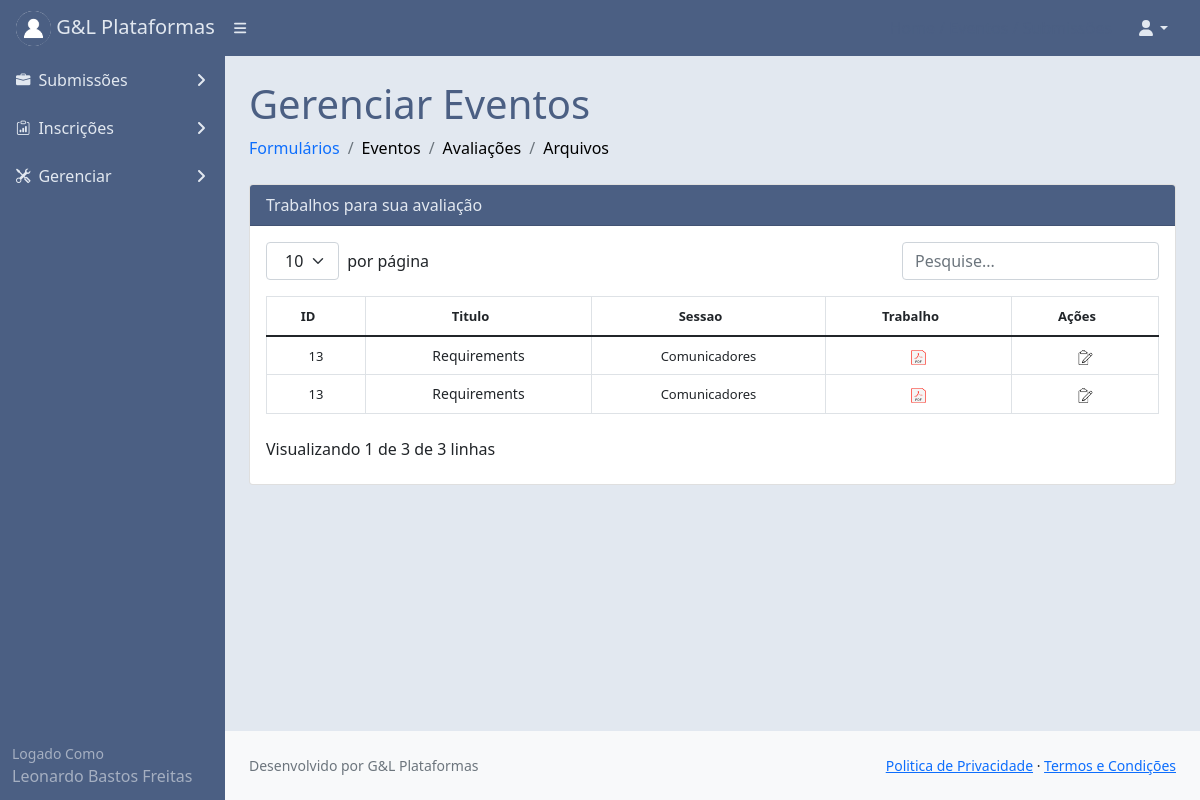
Page /avaliartrabalho/ (signed in) on the committed database.
### core/models.py (models this page shows, shortened)
class Usuariocd(models.Model):
    cpf = models.CharField(max_length=11)
    nome = models.CharField(max_length=300)
    cep = models.CharField(max_length=8)
    nascimento = models.DateField()
    email = models.EmailField()
    endereco = models.CharField(max_length=500)
    cidade = models.CharField(max_length=150)
    bairro = models.CharField(max_length=150)
    pais = models.CharField(max_length=150)
    instituicao = models.CharField(max_length=150)
    cmp = models.CharField(max_length=3)
    categ = models.CharField(max_length=150)
    cinfo = models.CharField(max_length=3)
    gestor_plataforma = models.CharField(max_length=3)
    autor = models.CharField(max_length=3)
    avaliador = models.CharField(max_length=3)
    lider = models.CharField(max_length=3)
    id_usuario = models.BigIntegerField()
    contato = models.BigIntegerField(null=True)
    perfil = models.FileField(upload_to='')

class Submissao(models.Model):
    data = models.DateTimeField(auto_now=True)
    trabalho = models.FileField(null=True, upload_to='')
    id_evento = models.BigIntegerField()
    sessao = models.BigIntegerField()
    id_usuario = models.BigIntegerField()
    status = models.CharField(max_length=30)
    av1 = models.CharField(max_length=30)
    av2 = models.CharField(max_length=30)
    av3 = models.CharField(max_length=30, null=True)
    data_av1 = models.DateTimeField(null=True)
    data_av2 = models.DateTimeField(null=True)
    data_av3 = models.DateTimeField(null=True)
    resumo = models.TextField()
    chave = models.TextField()
    titulo = models.CharField(max_length=150)
    autor = models.CharField(max_length=150)
    nota1 = models.BigIntegerField(null=True)
    nota2 = models.BigIntegerField(null=True)
    nota3 = models.BigIntegerField(null=True)
    progresso = models.BigIntegerField()
    a1 = models.BigIntegerField(null=True)
    a2 = models.BigIntegerField(null=True)
    a3 = models.BigIntegerField(null=True)

class Sessoes(models.Model):
    data_criacao = models.DateTimeField(auto_now=True)
    nome = models.CharField(max_length=150)
    descricao = models.CharField(max_length=150)
    lider = models.CharField(max_length=150)
    tema = models.CharField(max_length=150)
    formulario = models.BigIntegerField()
    id_evento= models.BigIntegerField()

### core/views.py (the view)
# urls.py: path('avaliartrabalho/', views.avaliartrabalho),
@login_required(login_url='/login/')
def avaliartrabalho(request):
    meuid = User.objects.filter(username=request.user)
    for m in meuid:
        mid = m.id
    usuarios = Usuariocd.objects.filter(id_usuario=mid)
    eventos = Evento.objects.filter(status='andamento')
    sessao = Sessoes.objects.all()
    formulario = Formulario.objects.all()
    avaliacao = Submissao.objects.filter(av1=mid)
    avaliacao2 = Submissao.objects.filter(av2=mid)
    avaliacao3 = Submissao.objects.filter(av3=mid)
    dados = {'eventos': eventos,
             'usuarios': usuarios,
             'sessao': sessao,
             'formulario': formulario,
             'avaliacao':avaliacao,
             'avaliacao2':avaliacao2,
             'avaliacao3':avaliacao3}
    return render(request,'avaliartrabalho.html',dados)

### templates/avaliartrabalho.html (shortened to what this page needs)
{% extends 'base.html' %}
{% load static %}
{% block content %}
<div id="layoutSidenav_content" style="background:#e2e8f0;">
                <main>
                    <div class="container-fluid px-4">
                        <h1 class="mt-4" style="color:#4B5F83;">Gerenciar Eventos</h1>
                        <ol class="breadcrumb mb-4">
                            <li class="breadcrumb-item"><a href="#" style="text-decoration:none;">Formulários</a></li>
                            <li class="breadcrumb-item text-secondary">
                                <a href="#" style="text-decoration:none;">
                                <font color="black"> Eventos
                                </font>
                                </a></li>
                            <li class="breadcrumb-item active"><a href="#" style="text-decoration:none;">
                               <font color="black"> Avaliações </font>
                            </a> </li>
                             <li class="breadcrumb-item active"><a href="/arquivos/" style="text-decoration:none;">
                               <font color="black"> Arquivos </font>
                            </a> </li>
                        </ol>
                                <p class="mb-0">
                                  <div class="card">
                                      <div class="card-header" style="background:#4B5F83;color:#e2e8f0;">
                                          Trabalhos para sua avaliação
                                      </div>
                                <div class="card-body">
                                  <table  class="table" id="datatablesSimple">
                                    <thead >
                                        <tr >
                                            <th class="text-center">
                                                <font size="2px">ID</font>
                                            </th>
                                            <th class="text-center"><font size="2px">Titulo</font></th>
                                            <th class="text-center"><font size="2px">Sessao</font></th>
                                            <th class="text-center"><font size="2px">Trabalho</font></th>
                                            <th class="text-center"><font size="2px">Ações</font></th>
                                        </tr>
                                    </thead>
                                    <tbody>
                                            {% for avaliacao in avaliacao %}
                                             <tr class="text-center">
                                             <td><font size="2px">{{avaliacao.id}}</font></td>
                                                 <td>
                                                {{avaliacao.titulo}}
                                                 </td>
                                            <td>
                                                {% for sessao in sessao %}
                                                {% if sessao.id == avaliacao.sessao %}
                                                <font size="2px">
                                                {{ sessao.nome }}
                                                </font></td>
                                                 {% endif %}
                                                 {% endfor %}
                                            <td>
                                                <font size="2px">
                                                <font size="2px">
                                                <a href="/media/{{avaliacao.trabalho}}"
                                                style="text-decoration:none;"
                                                target="_blank" rel="noopener noreferrer">
                                                    <img height="15" width="15"
                                                            src={% static "assets/pdficon.png" %}>
                                                </a>
                                            </font>
                                                </font></td>
                                                 <td><font size="2px">
                                                    <a type="button"
                                                       href="/pontuartrabalho/?id={{avaliacao.id}}">
                                                    <img src={% static "assets/editartrabalho.png" %}
                                                         width="15" height="15" />
                                                    </a>
                                            </font></td>
                                        </tr>
                                                {% endfor %}
                                            {% for avaliacao2 in avaliacao2 %}                                                                                 <tr>
                                              <tr class="text-center">
                                             <td><font size="2px">{{avaliacao2.id}}</font></td>
                                                 <td>
                                                {{avaliacao2.titulo}}
                                                 </td>
                                            <td>
                                                {% for sessao in sessao %}
                                                {% if sessao.id == avaliacao2.sessao %}
                                                <font size="2px">
                                                {{ sessao.nome }}
                                                </font></td>
                                                 {% endif %}
                                                 {% endfor %}
                                            <td>
                                                <font size="2px">
                                                <font size="2px">
                                                <a href="/media/{{avaliacao2.trabalho}}"
                                                style="text-decoration:none;"
                                                target="_blank" rel="noopener noreferrer">
                                                    <img height="15" width="15"
                                                            src={% static "assets/pdficon.png" %}>
                                                </a>
                                            </font>
                                                </font></td>
                                                 <td><font size="2px">
                                                    <a type="button"
                                                       href="/pontuartrabalho/?id={{avaliacao2.id}}">
                                                    <img src={% static "assets/editartrabalho.png" %}
                                                         width="15" height="15" />
                                                    </a>
                                                </div>
                                                {% endfor %}
                                </div>
                        </div>
                    </div>
                <footer class="py-4 bg-light mt-auto">
                    <div class="container-fluid px-4">
                        <div class="d-flex align-items-center justify-content-between small">
                            <div class="text-muted">Desenvolvido por G&L Plataformas</div>
                            <div>
                                <a href="#">Politica de Privacidade</a>
                                &middot;
                                <a href="#">Termos e Condições</a>
                            </div>
                        </div>
                    </div>
                </footer>
            </div>
{% endblock %}

### templates/base.html (shortened to what this page needs)
{% load static %}
<!DOCTYPE html>
<html lang="pt-br">
    <head>
        <link href={% static "css/styles.css" %} rel="stylesheet" />
        <link href={% static "css/step.css" %} rel="stylesheet" />
        <link href={% static "css/gira.css" %} rel="stylesheet" />
        <link rel="stylesheet" href="https://cdn.jsdelivr.net/npm/bootstrap-icons@1.3.0/font/bootstrap-icons.css">
    </head>
    <body>
        <nav class="sb-topnav navbar navbar-expand navbar-dark" style="background:#4B5F83;">
            <a class="navbar-brand ps-3" href="#" style="color:#e2e8f0;">
                {% for usuarios in usuarios %}
                <img src="/media/{{usuarios.perfil}}"
                     alt="Admin"
                     class="rounded-circle"
                     width="35" height="35"> G&L Plataformas
                {% endfor %}
            </a>
            <button class="btn btn-link btn-sm order-1 order-lg-0 me-4 me-lg-0" id="sidebarToggle" href="#!"><i class="fas fa-bars" style="color:#e2e8f0;"></i></button>
            <form class="d-none d-md-inline-block form-inline ms-auto me-0 me-md-3 my-2 my-md-0">
                <a href="#" style="text-decoration:none; color:#4B5F83;">
                </a>
                <a href="#" style="text-decoration:none; color:#4B5F83;">
                </a>
                <a href="/submissoes/" style="text-decoration:none; color:#4B5F83;">
                </a>
            </form>
            <ul class="navbar-nav ms-auto ms-md-0 me-3 me-lg-4">
                <li class="nav-item dropdown">
                    <a class="nav-link dropdown-toggle" id="navbarDropdown" href="#" role="button" data-bs-toggle="dropdown" aria-expanded="false" style="color:#e2e8f0;"><i class="fas fa-user fa-fw"></i></a>
                </li>
            </ul>
        </nav>
        <div id="layoutSidenav">
            <div id="layoutSidenav_nav" >
                <nav class="sb-sidenav accordion sb-sidenav-dark" id="sidenavAccordion" >
                    <div class="sb-sidenav-menu" style="background:#4B5F83;">
                        <div class="nav">
                            <a class="nav-link collapsed" href="#" data-bs-toggle="collapse" data-bs-target="#collapseLayouts" aria-expanded="false" aria-controls="collapseLayouts">
                                <div class="sb-nav-link-icon" style="color:#e2e8f0;"><i class="bi bi-briefcase-fill"></i></div>
                               <div style="color:#e2e8f0;">Submissões</div>
                                <div class="sb-sidenav-collapse-arrow" style="color:#e2e8f0;"><i class="fas fa-angle-down"></i></div>
                            </a>
                             <a class="nav-link collapsed" href="#" data-bs-toggle="collapse" data-bs-target="#pagesCollapseAuth" aria-expanded="false" aria-controls="pagesCollapseAuth">
                                        <div class="sb-nav-link-icon" style="color:#e2e8f0;"><i class="bi bi-clipboard-data"></i></div>
                                        <div style="color:#e2e8f0;">Inscrições</div>
                                        <div class="sb-sidenav-collapse-arrow" style="color:#e2e8f0;"><i class="fas fa-angle-down"></i></div>
                                    </a>
                            <a class="nav-link collapsed" href="#" data-bs-toggle="collapse" data-bs-target="#collapsePages" aria-expanded="false" aria-controls="collapsePages">
                                <div class="sb-nav-link-icon" style="color:#e2e8f0;"><i class="bi bi-tools"></i></div>
                                <div style="color:#e2e8f0;">Gerenciar</div>
                                <div class="sb-sidenav-collapse-arrow" style="color:#e2e8f0;"><i class="fas fa-angle-down"></i></div>
                            </a>
                        </div>
                    </div>
                    <div class="sb-sidenav-footer" style="background:#4B5F83;">
                        <div class="small" >Logado Como</div>
                        {% for usuarios in usuarios %}
                        {{usuarios.nome}}
                        {% endfor %}
                    </div>
                </nav>
            </div>
{% block content %}{% endblock %}
    </body>
</html>

### static/css/step.css (style rules this page uses)
:root { --prm-color: #0381ff; --prm-gray:#4B5F83; }

### rows in the picture
Usuariocd: perfil (picture), nome "Leonardo Bastos Freitas"
Submissao: id "13", titulo "Requirements"
Sessoes: nome "Comunicadores"
